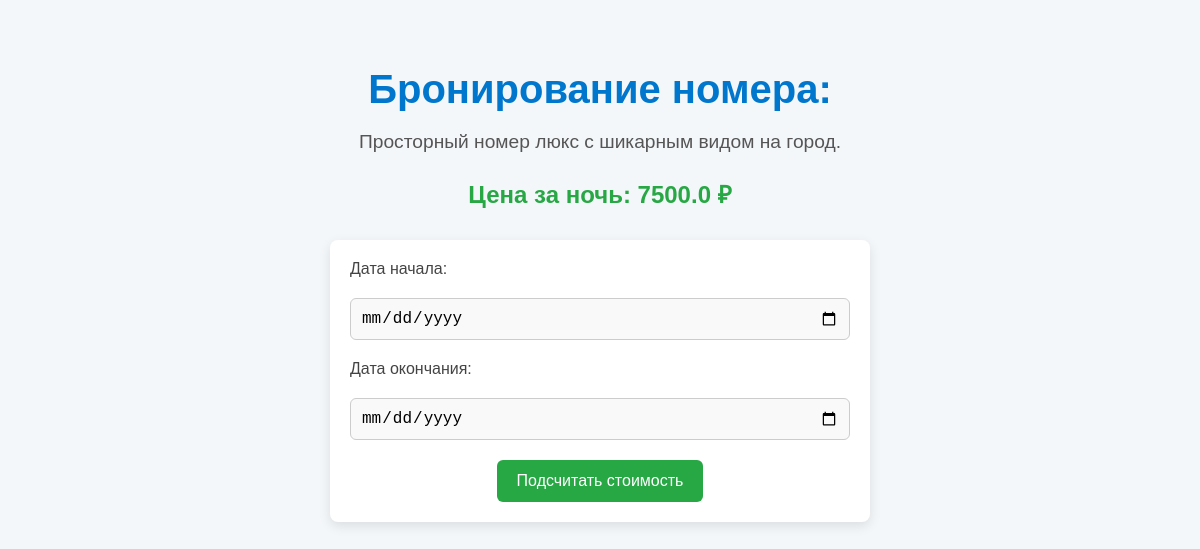
Page /book_room/3 (signed in) on the committed database.
### app.py (models this page shows)
class Room(db.Model):
    id = db.Column(db.Integer, primary_key=True)
    room_name = db.Column(db.String(100), nullable=False)
    description = db.Column(db.Text, nullable=False)
    price = db.Column(db.Float, nullable=False)
    image = db.Column(db.String(255), nullable=False)
    is_booked = db.Column(db.Boolean, default=False)

### app.py (the view, shortened to what this page needs)
@app.route('/book_room/<int:room_id>', methods=['GET', 'POST'])
@login_required
def book_room(room_id):
    room = Room.query.get_or_404(room_id)
    return render_template('book_room.html', room=room)

### app.py (called while the page is built)
@login_manager.user_loader
def load_user(user_id):
    return User.query.get(int(user_id))

### templates/book_room.html (shortened to what this page needs)
<!DOCTYPE html>
<html lang="ru">
<head>
    <link rel="stylesheet" href="/static/styles/book_room_styles.css">
</head>
<body class="booking-page">
    <h1 class="booking-title">Бронирование номера: {{ room.name }}</h1>
    <p class="booking-description">{{ room.description }}</p>
    <p class="booking-price">Цена за ночь: {{ room.price }} ₽</p>
    <form action="{{ url_for('book_room', room_id=room.id) }}" method="post" class="booking-form">
        <label for="start_date">Дата начала:</label>
        <input type="date" id="start_date" name="start_date" required>
        <label for="end_date">Дата окончания:</label>
        <input type="date" id="end_date" name="end_date" required>
        <button type="submit" class="booking-button">Подсчитать стоимость</button>
    </form>
</body>
</html>

### static/styles/book_room_styles.css (style rules this page uses)
.booking-page { font-family: 'Arial', sans-serif; background-color: #f4f7fa; padding: 40px 20px; max-width: 800px; margin: 0 auto; color: #333; }
.booking-title { font-size: 2.5rem; color: #0077cc; margin-bottom: 15px; text-align: center; }
.booking-description { font-size: 1.2rem; color: #555; margin-bottom: 20px; text-align: center; }
.booking-price { font-size: 1.5rem; font-weight: bold; color: #28a745; margin-bottom: 30px; text-align: center; }
.booking-form { display: flex; flex-direction: column; gap: 20px; max-width: 500px; margin: 0 auto; background-color: #ffffff; padding: 20px; border-radius: 8px; box-shadow: 0 4px 12px rgba(0, 0, 0, 0.1); }
.booking-form label { font-size: 1rem; color: #444; }
.booking-form input[type="date"] { padding: 10px; font-size: 1rem; border: 1px solid #ccc; border-radius: 6px; background-color: #f9f9f9; }
.booking-button { background-color: #28a745; color: white; border: none; padding: 12px 20px; border-radius: 6px; font-size: 1rem; cursor: pointer; transition: background-color 0.3s ease; align-self: center; }

### rows in the picture
Room: description "Просторный номер люкс с шикарным видом на город.", price "7500.0"
